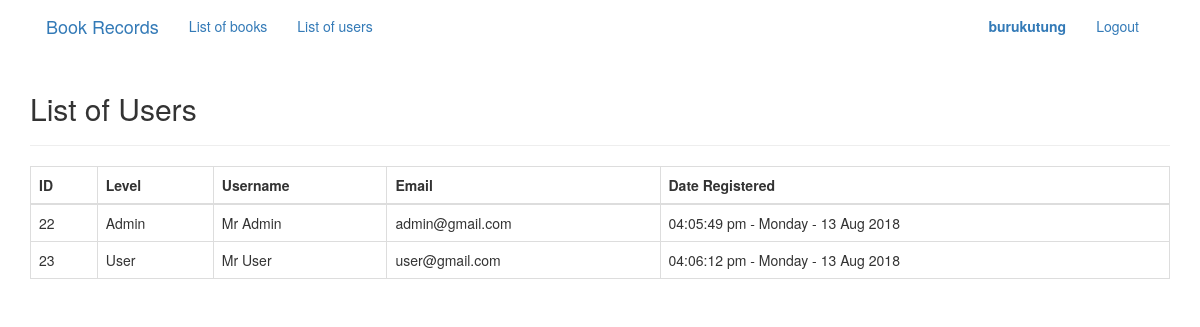
The page /list_of_users.php (signed in) on the database its author committed.
### tables this page shows
CREATE TABLE `tbl_users` (
  `user_id` int(3) UNSIGNED NOT NULL,
  `user_username` varchar(50) NOT NULL,
  `user_password` varchar(255) NOT NULL,
  `user_email` varchar(100) NOT NULL,
  `user_date_registered` datetime NOT NULL,
  `user_level_id` int(1) NOT NULL,
  `user_is_deleted` int(1) NOT NULL DEFAULT '1'
);

### Database.php (called while the page is built, shortened)
<?php
    class Database{
        private $server = "localhost";
        private $user = "root";
        private $password = "";
        private $database = "bookdb";
        private $conn;
        function __construct(){
            $this->conn = new mysqli($this->server, $this->user, $this->password, $this->database);
        }
        public function get_all_users(){
            $sql=" SELECT `user_id`, `user_level_id`, `user_username`, `user_email`, `user_date_registered` FROM `tbl_users` WHERE `user_is_deleted`='1'";
            return $this->conn->query($sql);
        }
    }
?>

### list_of_users.php (the view, shortened to what this page needs)
<?php
include "Database.php";
$conn = new Database();
$result = $conn->get_all_users();
?>
<!DOCTYPE html>
<html lang="en">
  <head>
    <link href="css/bootstrap.min.css" rel="stylesheet">
    <link rel="stylesheet" type="text/css" media="screen" href="main.css" />
  </head>
  <body>
  <?php include "navigation.php"; ?>
    <div class="container">
        <div class="row">
            <div class="col-md-12">
            <h2>List of Users</h2>
            <hr>
            <table class="table table-dondensed table-bordered table-hover">
                <thead>
                    <tr>
                        <th>ID</th>
                        <th>Level</th>
                        <th>Username</th>
                        <th>Email</th>
                        <th>Date Registered</th>
                    </tr>
                </thead>
                <tbody>
                    <?php if($result->num_rows > 0){ ?>
                        <?php while($row = $result->fetch_assoc()){ ?>
                            <tr>
                                <td><?php echo $row['user_id']; ?></td>
                                <td><?php echo $row['user_level_id']==1? 'Admin':'User'; ?></td>
                                <td><?php echo $row['user_username']; ?></td>
                                <td><?php echo $row['user_email']; ?></td>
                                <td><?php echo date('h:i:s a - l - d M Y', strtotime($row['user_date_registered'])); ?></td>
                            </tr>
                        <?php } ?>
                        <?php }else { ?>
                            <tr>
                            <td colspan="5">No records found</td>
                        </tr>
                        <?php } ?>
            </div>
        </div>
    </div>
  </body>
</html>

### rows shown on the page
tbl_users: user_id "22", user_level_id "Admin", user_username "Mr Admin", user_email "admin@gmail.com", user_date_registered "04:05:49 pm - Monday - 13 Aug 2018"
tbl_users: user_id "23", user_level_id "User", user_username "Mr User", user_email "user@gmail.com", user_date_registered "04:06:12 pm - Monday - 13 Aug 2018"

### other values the page prints
$_SESSION['ses_username'] "burukutung"
